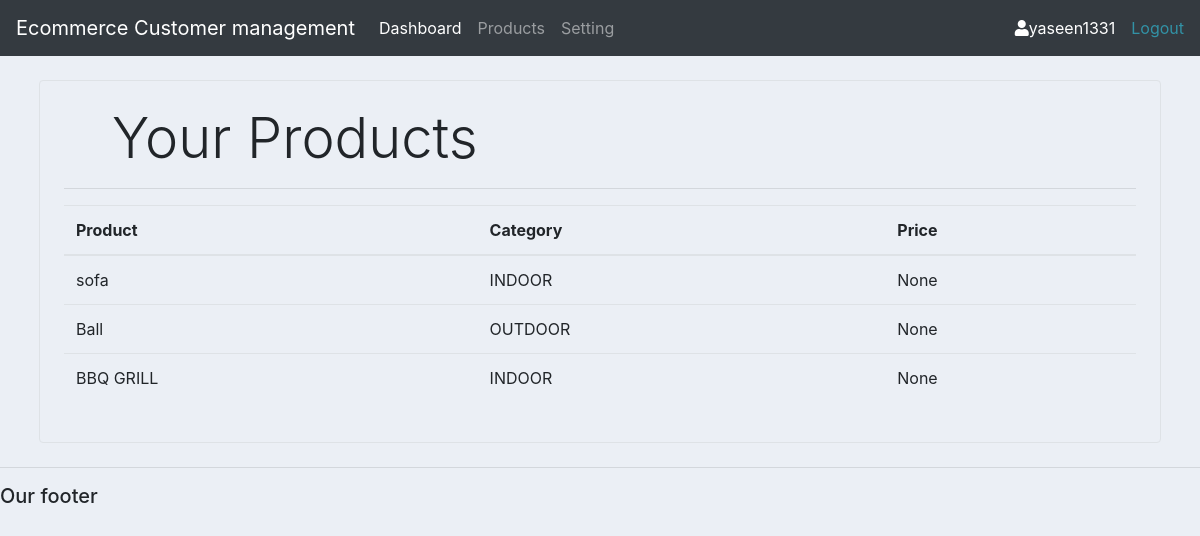
Screenshot of /product/ (signed in) with the database file from the repository.
### content/models.py (models this page shows, shortened)
class Product(models.Model):
    CATEGORY={
        ('OUTDOOR','OUTDOOR'),
        ('INDOOR', 'INDOOR'),
    }
    name=models.CharField(max_length=200,null=True)
    category=models.CharField(max_length=200,null=True,choices=CATEGORY)
    tag=models.ManyToManyField(Tag,max_length=200,null=True)
    price=models.CharField(max_length=200,null=True,blank=True)

### content/decoration.py (the view)
        def wrapper_func(request,*args,**kwargs):
            group = None
            if request.user.groups.exists():
                group = request.user.groups.all()[0].name
            if group in allowed_roles:
                return view_func(request,*args,**kwargs)
            else:
                return HttpResponse('you are not authorized to view this page')

### content/decoration.py (called while the page is built)
def allowed_user(allowed_roles=[]):
    def decorator(view_func):
        def wrapper_func(request,*args,**kwargs):
            group = None
            if request.user.groups.exists():
                group = request.user.groups.all()[0].name
            if group in allowed_roles:
                return view_func(request,*args,**kwargs)
            else:
                return HttpResponse('you are not authorized to view this page')
        return wrapper_func
    return decorator

### content/views.py (called while the page is built)
@login_required(login_url='login')
@allowed_user(allowed_roles=['admin'])
def product(request):
    products=Product.objects.all()
    context={'products':products}
    return render (request,'content/product.html',context)

### content/templates/content/product.html
{%  extends 'content/main.html' %}
{% block content %}
<div class="container-fuild">
    <div class="border rounded p-4 m-4">
        <table class="table">
        <p class="display-4 pl-4 ml-4">Your Products</p>
        <hr>
            <thead>
                <tr>
                    <th>Product</th>
                    <th>Category</th>
                    <th>Price</th>
                </tr>
            </thead>
            <tbody>
                {% for product in products %}
                <tr>
                    <td scope="row">{{product.name}}</td>
                    <td scope="row">{{product.category}}</td>
                    <td>{{product.price}}</td>
                </tr>
                {% endfor %}
            </tbody>
        </table>
    </div>
</div>
{% endblock content %}

### content/templates/content/nav.html (shortened to what this page needs)
<nav class="navbar navbar-expand-lg navbar-dark bg-dark">
  <a class="navbar-brand" href="{% url 'home' %}">Ecommerce Customer management</a>
  <div class="collapse navbar-collapse" id="navbarNav">
    <ul class="navbar-nav">
      {% if request.user.is_superuser%}
      <li class="nav-item active">
        <a class="nav-link" href="#">Dashboard</a>
      </li>
      <li class="nav-item">
        <a class="nav-link" href="#">Products</a>
      </li>
      {% endif %}
       <li class="nav-item">
        <a class="nav-link" href="{% url 'setting' %}">Setting</a>
      </li>
    </ul>
  </div>
      <span class="mx-3" style="color:white;"><i class="fas fa-user"></i>{{request.user}}</span>
  <span><a href="{% url 'logout' %}" >Logout</a></span>
</nav>

### content/templates/content/main.html (style rules this page uses)
body { background-color: #ebeff5; }

### rows the page displays
Product: name "sofa", category "INDOOR", price "None"
Product: name "Ball", category "OUTDOOR", price "None"
Product: name "BBQ GRILL", category "INDOOR", price "None"

### other values shown
{{ request.user }} "yaseen1331"
